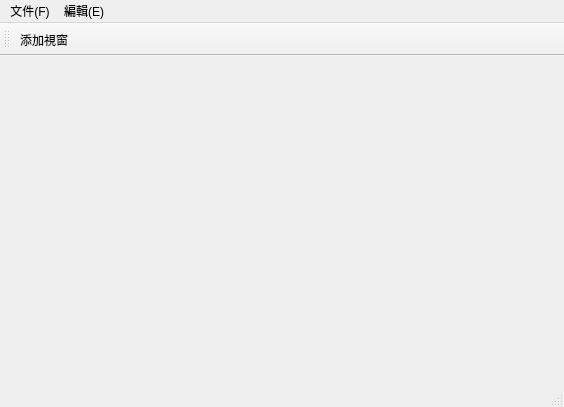
<?xml version="1.0" encoding="UTF-8"?>
<ui version="4.0">
 <class>MainWindow</class>
 <widget class="QMainWindow" name="MainWindow">
  <property name="geometry">
   <rect>
    <x>0</x>
    <y>0</y>
    <width>564</width>
    <height>407</height>
   </rect>
  </property>
  <property name="windowTitle">
   <string>MainWindow</string>
  </property>
  <widget class="QWidget" name="centralwidget">
   <widget class="QWidget" name="gridLayoutWidget">
    <property name="geometry">
     <rect>
      <x>0</x>
      <y>0</y>
      <width>551</width>
      <height>321</height>
     </rect>
    </property>
    <layout class="QGridLayout" name="MaingridLayout"/>
   </widget>
  </widget>
  <widget class="QMenuBar" name="menubar">
   <property name="geometry">
    <rect>
     <x>0</x>
     <y>0</y>
     <width>564</width>
     <height>25</height>
    </rect>
   </property>
   <widget class="QMenu" name="menu">
    <property name="title">
     <string>文件(F)</string>
    </property>
    <addaction name="fileOpenAction"/>
    <addaction name="fileNewAction"/>
    <addaction name="fileCloseAction"/>
   </widget>
   <widget class="QMenu" name="menu_2">
    <property name="title">
     <string>編輯(E)</string>
    </property>
   </widget>
   <addaction name="menu"/>
   <addaction name="menu_2"/>
  </widget>
  <widget class="QStatusBar" name="statusbar"/>
  <widget class="QToolBar" name="toolBar">
   <property name="windowTitle">
    <string>toolBar</string>
   </property>
   <attribute name="toolBarArea">
    <enum>TopToolBarArea</enum>
   </attribute>
   <attribute name="toolBarBreak">
    <bool>false</bool>
   </attribute>
   <addaction name="addwinaction"/>
  </widget>
  <action name="fileOpenAction">
   <property name="text">
    <string>打開</string>
   </property>
   <property name="shortcut">
    <string>Alt+O</string>
   </property>
  </action>
  <action name="fileNewAction">
   <property name="text">
    <string>新建</string>
   </property>
   <property name="shortcut">
    <string>Alt+N</string>
   </property>
  </action>
  <action name="fileCloseAction">
   <property name="text">
    <string>關閉</string>
   </property>
   <property name="shortcut">
    <string>Alt+C</string>
   </property>
  </action>
  <action name="addwinaction">
   <property name="text">
    <string>添加視窗</string>
   </property>
   <property name="toolTip">
    <string>添加視窗</string>
   </property>
  </action>
 </widget>
 <resources/>
 <connections/>
</ui>
